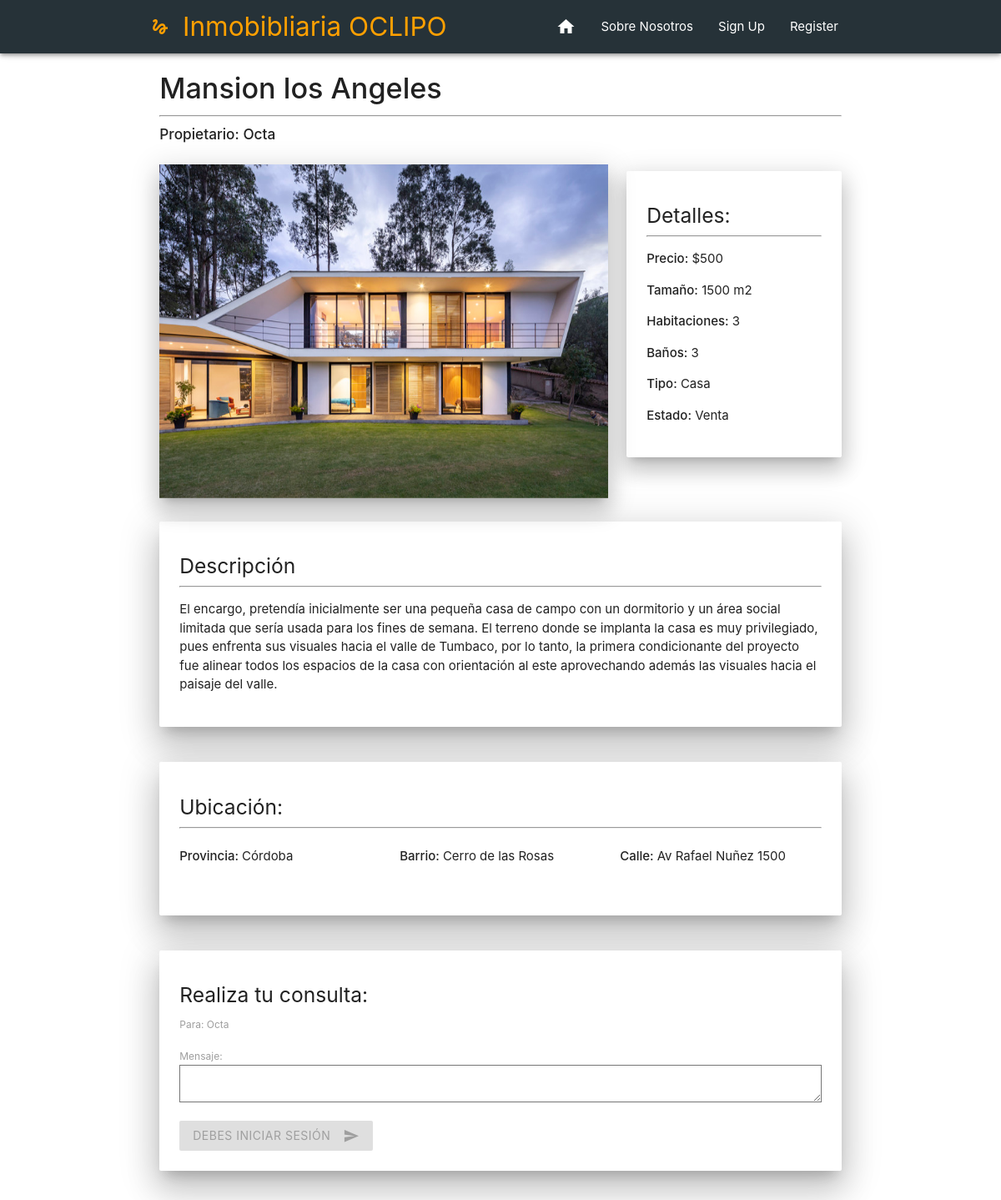
The page /propiedad/29 on the database its author committed.
### Inmobibliaria/models.py (models this page shows, shortened)
class Propiedad(models.Model):
    usuario = models.ForeignKey(User, on_delete=models.CASCADE, null=False)
    titulo = models.CharField(max_length=20)
    precio = models.IntegerField()
    ubicacion = models.ForeignKey('Ubicacion', on_delete=models.CASCADE, null=False)
    barrio = models.CharField(max_length=30)
    calle = models.CharField(max_length=30)
    numero = models.IntegerField()
    tipo = models.CharField(max_length=12,choices=TIPO_CHOICES)
    estado = models.CharField(max_length=8,choices=STATUS_CHOICES)
    habitaciones = models.IntegerField()
    baños = models.IntegerField()
    tamaño = models.IntegerField()
    descripcion = models.TextField(max_length=2000)
    fecha = models.DateTimeField(auto_now_add=True)

class Imagen(models.Model):
    propiedad = models.ForeignKey(Propiedad, on_delete=models.CASCADE,null=False)
    foto = models.ImageField(upload_to='fotos/', null=True)

class Ubicacion(models.Model):
    provincia = models.CharField(max_length=30)

### Inmobibliaria/views.py (the view)
# urls.py: path("propiedad/<str:id>", propiedadview),
def propiedadview(request,id):
    propiedad = Propiedad.objects.get(id = id)
    imagenesLibro = Imagen.objects.filter(propiedad = propiedad)
    indiceEnCarusel = ["#one", "#two", "#three"] #El carusel necesita esos datos en el href para funcionar
    if request.method == 'POST':
        form = ComentarioModelForm(request.POST)
        current_user = get_object_or_404(User, pk = request.user.pk)
        if form.is_valid():
            created_comentario = form.save(commit=False)
            created_comentario.user = current_user
            created_comentario.propiedad = propiedad
            if created_comentario.user != created_comentario.propiedad.usuario:
                created_comentario.save()
                subject = "Has recibido una consulta de tu propiedad " + propiedad.titulo
                message = "De: " + created_comentario.user.username + "\nCorreo: "+ created_comentario.user.email + "\n" + created_comentario.mensaje
                email_from = settings.EMAIL_HOST_USER
                recipient_list = [propiedad.usuario.email]
                send_mail(subject, message, email_from, recipient_list)
                messages.success(request, f'Tu consulta ha sido enviada!')
                return redirect('/')
            else:
                messages.success(request, f'No puedes consultar una propiedad tuya')
    else:
        form = ComentarioModelForm()
    return render(request,"Inmobibliaria/propiedad.html",{"propiedad":propiedad, "imagenes": imagenesLibro,"indiceEnCarusel":indiceEnCarusel,"host": request.get_host(),"form":form})

### Inmobibliaria/forms.py
class ComentarioModelForm(forms.ModelForm):
	class Meta:
		model = Comentario
		fields = ['mensaje']

### Inmobibliaria/templatetags/index.py (called while the page is built)
@register.filter
def index(indexable, i):
    return indexable[i]

### Inmobibliaria/templates/Inmobibliaria/propiedad.html (shortened to what this page needs)
{% extends 'Inmobibliaria/base.html' %}
{% block content %}
<div class="container">
<div class="row">
    <div class="col s12 m12">
        <h4><strong>{{propiedad.titulo}}</strong></h4><hr>
        <h6><strong> Propietario: {{propiedad.usuario}}</strong></h6>
    </div>
</div>
<div class="row">
    <div class="col s12 m8">
        <div class="carousel carousel-slider z-depth-4">
        {% load index %}
        {% for imagen in imagenes %}
        <a class="carousel-item " href="{{ indiceEnCarusel|index:forloop.counter0 }}"><img src = "http://{{ host }}/media/{{ imagen.foto }}" width="100%" height="400"></a>
        {% endfor %}
        </div>
    </div>
    <div class="col s12 m4">
        <div class="card-panel z-depth-4">
        <h5>Detalles: </h5><hr>
        <p><strong>Precio:</strong> ${{propiedad.precio}}</p>
        <p><strong>Tamaño:</strong> {{propiedad.tamaño}} m2</p>
        <p><strong>Habitaciones:</strong> {{propiedad.habitaciones}}</p>
        <p><strong>Baños:</strong> {{propiedad.baños}}</p>
        <p><strong>Tipo:</strong> {{propiedad.tipo}}</p>
        <p><strong>Estado:</strong> {{propiedad.estado}}</p>
      </div>
    </div>
</div>
<div class="row">
    <div class="col s12 m12">
        <div class="card-panel white z-depth-5">
        <h5>Descripción</h5><hr>
        <p>{{propiedad.descripcion}}</p>
      </div>
    </div>
</div>
<div class="row">
    <div class="col s12 m12">
        <div class="card-panel white z-depth-5">
            <h5>Ubicación:</h5><hr>
            <div class="row">
            <div class="col s12 m4">
                <p><strong>Provincia: </strong>{{propiedad.ubicacion.provincia}}</p>
            </div>
            <div class="col s12 m4">
                <p><strong>Barrio: </strong>{{propiedad.barrio}}</p>
            </div>
            <div class="col s12 m4">
                <p><strong>Calle: </strong>{{propiedad.calle}} {{propiedad.numero}}</p>
            </div>
            </div>
        </div>
    </div>
</div>
<div class="row">
    <div class="col s12 m12">
        <div class="card-panel white z-depth-5">
            <h5>Realiza tu consulta:</h5>
            <label>Para: {{propiedad.usuario}}</label>
            <form method="post">
                {{ form.as_p }}
                {% if user.is_authenticated %}
                    <button class="btn waves-effect waves-light" type="submit" id="submit">Solicitar Información<i
                    class="material-icons right">send</i></button>
                {% else %}
                    <button class="btn waves-effect waves-light disabled" type="submit" id="submit">Debes iniciar sesión<i
                    class="material-icons right">send</i></button>
                {% endif %}
            </form>
        </div>
    </div>
</div>
{% endblock %}

### rows shown on the page
Propiedad: titulo "Mansion los Angeles", usuario "Octa", precio "500", tamaño "1500", habitaciones "3", baños "3", tipo "Casa", estado "Venta", descripcion "El encargo, pretendía inicialmente ser una pequeña casa de campo con un dormitorio y un área social limitada que sería usada para los fines de semana. El terreno donde se implanta la casa es muy privilegiado, pues enfrenta sus visuales hacia el valle de Tumbaco, por lo tanto, la primera condicionante del proyecto fue alinear todos los espacios de la casa con orientación al este aprovechando además las visuales hacia el paisaje del valle.", ubicacion.provincia "Córdoba", barrio "Cerro de las Rosas", calle "Av Rafael Nuñez", numero "1500"
Imagen: foto (picture)
